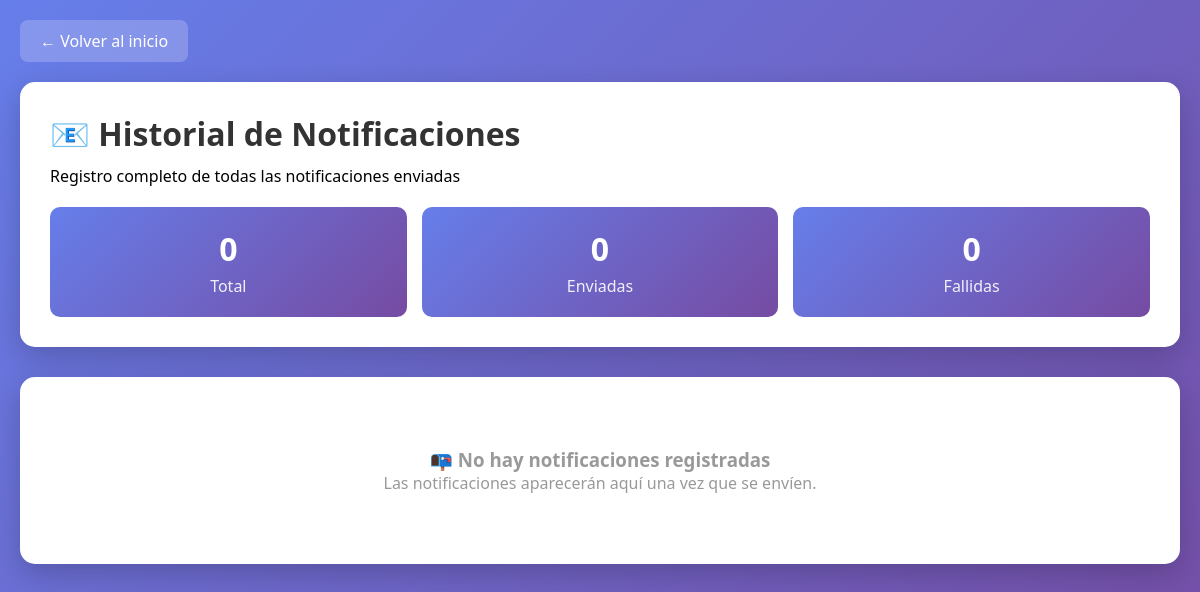
Page /notificaciones/historial/ (signed in) on the earlier database version.
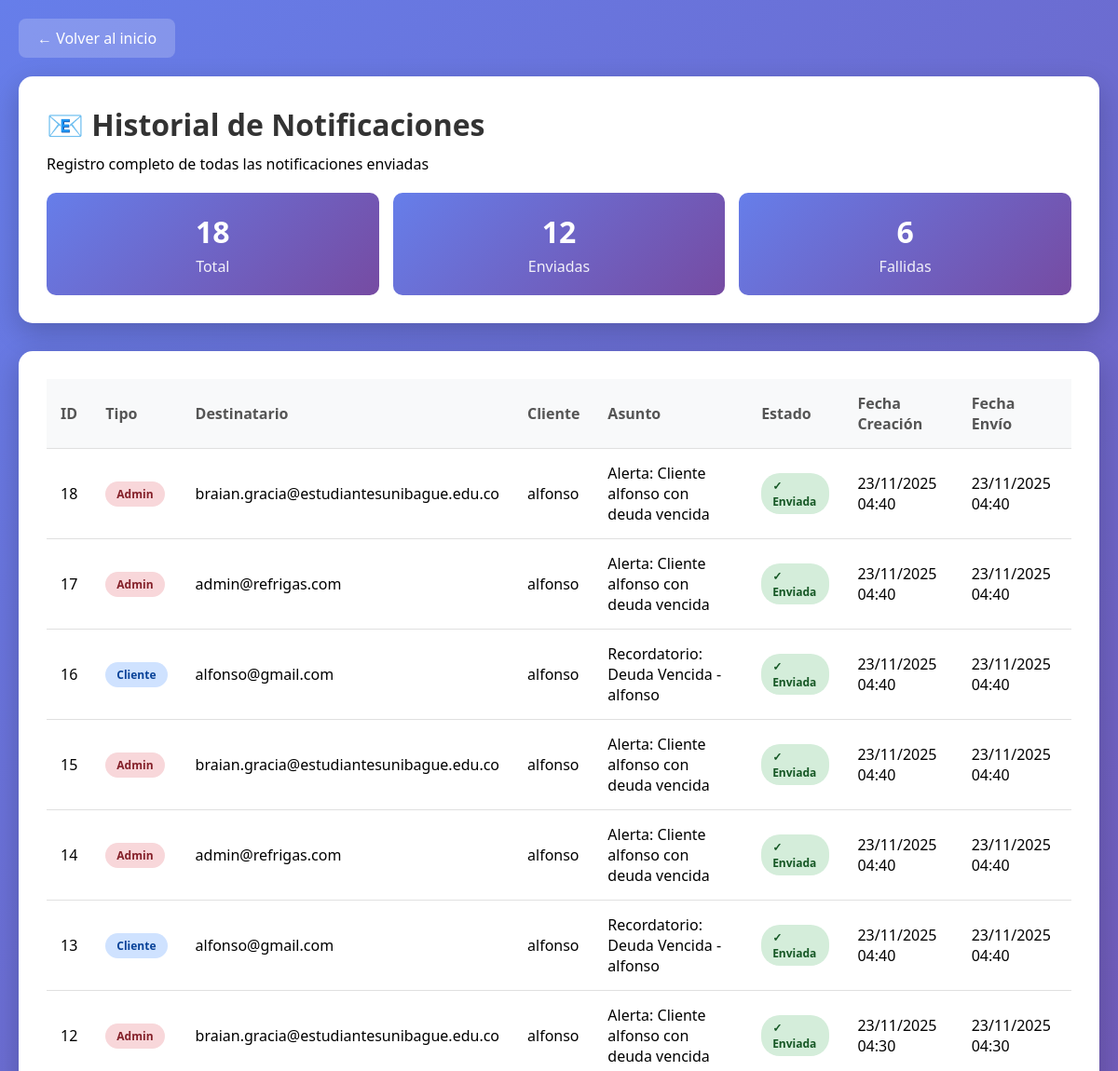
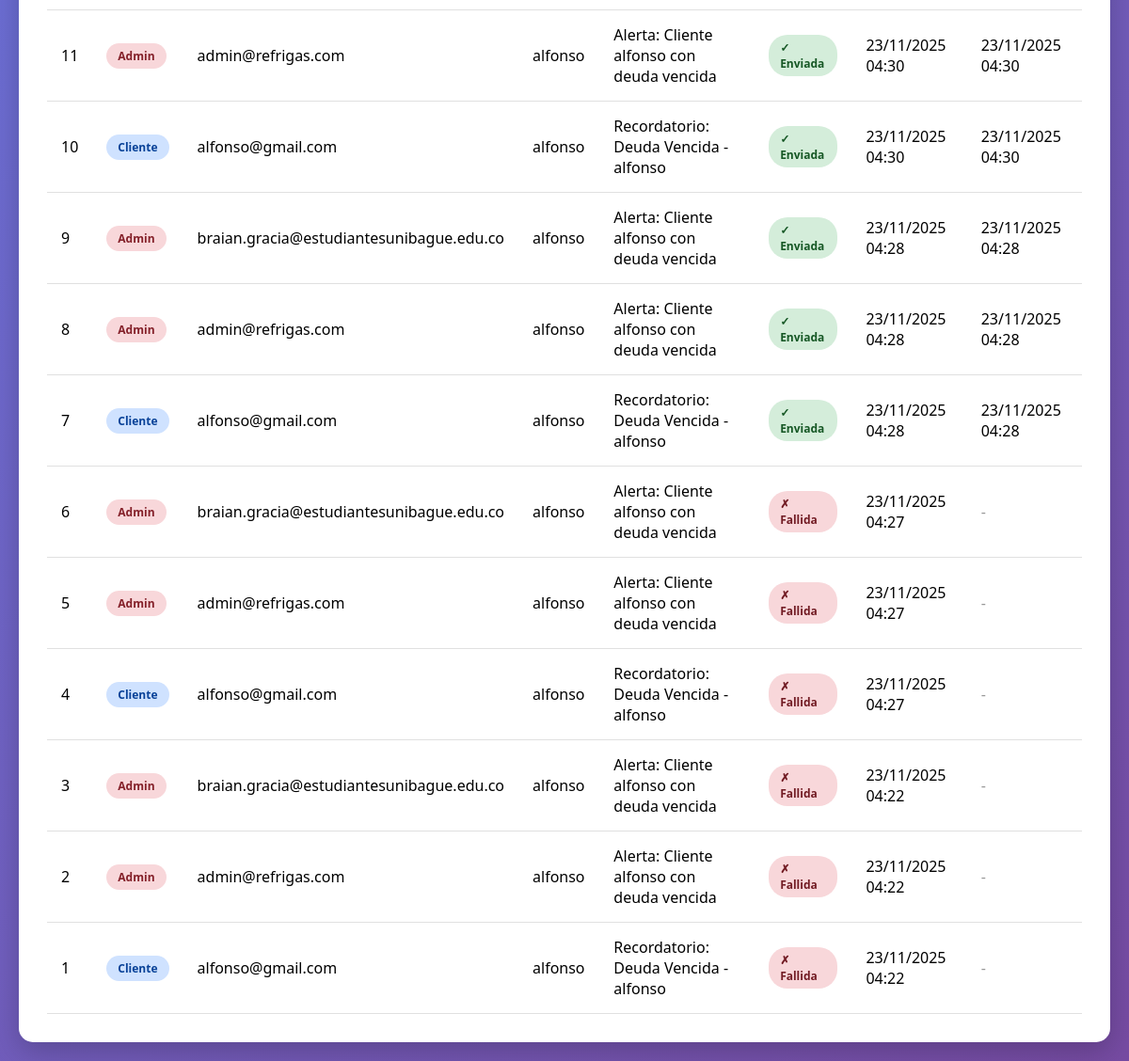
Same page on the later database version (2 pictures, top to bottom).
### notificaciones/models.py (models this page shows, shortened)
class Notificacion(models.Model):
    TIPO_CHOICES = [
        ('DEUDA_VENCIDA_CLIENTE', 'Deuda Vencida - Cliente'),
        ('DEUDA_VENCIDA_ADMIN', 'Deuda Vencida - Administrador'),
        ('RECORDATORIO_PAGO', 'Recordatorio de Pago'),
    ]
    ESTADO_CHOICES = [
        ('PENDIENTE', 'Pendiente'),
        ('ENVIADA', 'Enviada'),
        ('FALLIDA', 'Fallida'),
    ]
    tipo = models.CharField(max_length=30, choices=TIPO_CHOICES)
    destinatario_email = models.EmailField()
    asunto = models.CharField(max_length=200)
    mensaje = models.TextField()
    deuda = models.ForeignKey(Deuda, on_delete=models.CASCADE, null=True, blank=True)
    cliente = models.ForeignKey(Cliente, on_delete=models.CASCADE, null=True, blank=True)
    estado = models.CharField(max_length=10, choices=ESTADO_CHOICES, default='PENDIENTE')
    fecha_creacion = models.DateTimeField(auto_now_add=True)
    fecha_envio = models.DateTimeField(null=True, blank=True)
    error_mensaje = models.TextField(blank=True)
    class Meta:
        ordering = ['-fecha_creacion']
        verbose_name = 'Notificación'
        verbose_name_plural = 'Notificaciones'

### cartera/models.py (models this page shows, shortened)
class Cliente(models.Model):
    nombre = models.CharField(max_length=100)
    correo = models.EmailField(unique=True)
    telefono = models.CharField(max_length=15, blank=True)

### notificaciones/views.py (the view)
# urls.py: path('historial/', views.historial_notificaciones, name='historial'),
@login_required
@user_passes_test(es_staff)
def historial_notificaciones(request):
    notificaciones_completas = Notificacion.objects.select_related('cliente', 'deuda').all()
    total = notificaciones_completas.count()
    enviadas = notificaciones_completas.filter(estado='ENVIADA').count()
    fallidas = notificaciones_completas.filter(estado='FALLIDA').count()
    notificaciones = notificaciones_completas[:100]
    contexto = {
        'notificaciones': notificaciones,
        'total': total,
        'enviadas': enviadas,
        'fallidas': fallidas,
    }
    return render(request, 'notificaciones/historial.html', contexto)

### notificaciones/views.py (called while the page is built)
def es_staff(user):
    return user.is_staff

### templates/notificaciones/historial.html (shortened to what this page needs)
{% load static %}
<!DOCTYPE html>
<html lang="es">
<head>
</head>
<body>
    <div class="container">
        <a href="/" class="back-btn">← Volver al inicio</a>
        <div class="header">
            <h1>📧 Historial de Notificaciones</h1>
            <p>Registro completo de todas las notificaciones enviadas</p>
            <div class="stats">
                <div class="stat-card">
                    <h3>{{ total }}</h3>
                    <p>Total</p>
                </div>
                <div class="stat-card">
                    <h3>{{ enviadas }}</h3>
                    <p>Enviadas</p>
                </div>
                <div class="stat-card">
                    <h3>{{ fallidas }}</h3>
                    <p>Fallidas</p>
                </div>
            </div>
        </div>
        <div class="table-container">
            {% if notificaciones %}
                <table>
                    <thead>
                        <tr>
                            <th>ID</th>
                            <th>Tipo</th>
                            <th>Destinatario</th>
                            <th>Cliente</th>
                            <th>Asunto</th>
                            <th>Estado</th>
                            <th>Fecha Creación</th>
                            <th>Fecha Envío</th>
                        </tr>
                    </thead>
                    <tbody>
                        {% for notif in notificaciones %}
                        <tr>
                            <td>{{ notif.id }}</td>
                            <td>
                                {% if 'CLIENTE' in notif.tipo %}
                                    <span class="badge badge-cliente">Cliente</span>
                                {% else %}
                                    <span class="badge badge-admin">Admin</span>
                                {% endif %}
                            </td>
                            <td>{{ notif.destinatario_email }}</td>
                            <td>{{ notif.cliente.nombre|default:"N/A" }}</td>
                            <td>{{ notif.asunto|truncatewords:8 }}</td>
                            <td>
                                {% if notif.estado == 'ENVIADA' %}
                                    <span class="badge badge-enviada">✓ Enviada</span>
                                {% elif notif.estado == 'PENDIENTE' %}
                                    <span class="badge badge-pendiente">⏳ Pendiente</span>
                                {% else %}
                                    <span class="badge badge-fallida">✗ Fallida</span>
                                {% endif %}
                            </td>
                            <td>{{ notif.fecha_creacion|date:"d/m/Y H:i" }}</td>
                            <td>
                                {% if notif.fecha_envio %}
                                    {{ notif.fecha_envio|date:"d/m/Y H:i" }}
                                {% else %}
                                    <span style="color: #999;">-</span>
                                {% endif %}
                            </td>
                        </tr>
                        {% endfor %}
                    </tbody>
                </table>
            {% else %}
                <div class="no-data">
                    <h3>📭 No hay notificaciones registradas</h3>
                    <p>Las notificaciones aparecerán aquí una vez que se envíen.</p>
                </div>
            {% endif %}
        </div>
    </div>
</body>
</html>

Differences in the rows shown:
added Notificacion: id "18", shows "Admin", destinatario_email "braian.gracia@estudiantesunibague.edu.co", cliente.nombre "alfonso", asunto "Alerta: Cliente alfonso con deuda vencida", estado "✓ Enviada", fecha_creacion "23/11/2025 04:40", fecha_envio "23/11/2025 04:40"
added Notificacion: id "17", shows "Admin", destinatario_email "admin@refrigas.com", cliente.nombre "alfonso", asunto "Alerta: Cliente alfonso con deuda vencida", estado "✓ Enviada", fecha_creacion "23/11/2025 04:40", fecha_envio "23/11/2025 04:40"
added Notificacion: id "16", shows "Cliente", destinatario_email "alfonso@gmail.com", cliente.nombre "alfonso", asunto "Recordatorio: Deuda Vencida - alfonso", estado "✓ Enviada", fecha_creacion "23/11/2025 04:40", fecha_envio "23/11/2025 04:40"
added Notificacion: id "15", shows "Admin", destinatario_email "braian.gracia@estudiantesunibague.edu.co", cliente.nombre "alfonso", asunto "Alerta: Cliente alfonso con deuda vencida", estado "✓ Enviada", fecha_creacion "23/11/2025 04:40", fecha_envio "23/11/2025 04:40"
added Notificacion: id "14", shows "Admin", destinatario_email "admin@refrigas.com", cliente.nombre "alfonso", asunto "Alerta: Cliente alfonso con deuda vencida", estado "✓ Enviada", fecha_creacion "23/11/2025 04:40", fecha_envio "23/11/2025 04:40"
added Notificacion: id "13", shows "Cliente", destinatario_email "alfonso@gmail.com", cliente.nombre "alfonso", asunto "Recordatorio: Deuda Vencida - alfonso", estado "✓ Enviada", fecha_creacion "23/11/2025 04:40", fecha_envio "23/11/2025 04:40"
added Notificacion: id "12", shows "Admin", destinatario_email "braian.gracia@estudiantesunibague.edu.co", cliente.nombre "alfonso", asunto "Alerta: Cliente alfonso con deuda vencida", estado "✓ Enviada", fecha_creacion "23/11/2025 04:30", fecha_envio "23/11/2025 04:30"
added Notificacion: id "11", shows "Admin", destinatario_email "admin@refrigas.com", cliente.nombre "alfonso", asunto "Alerta: Cliente alfonso con deuda vencida", estado "✓ Enviada", fecha_creacion "23/11/2025 04:30", fecha_envio "23/11/2025 04:30"
added Notificacion: id "10", shows "Cliente", destinatario_email "alfonso@gmail.com", cliente.nombre "alfonso", asunto "Recordatorio: Deuda Vencida - alfonso", estado "✓ Enviada", fecha_creacion "23/11/2025 04:30", fecha_envio "23/11/2025 04:30"
added Notificacion: id "9", shows "Admin", destinatario_email "braian.gracia@estudiantesunibague.edu.co", cliente.nombre "alfonso", asunto "Alerta: Cliente alfonso con deuda vencida", estado "✓ Enviada", fecha_creacion "23/11/2025 04:28", fecha_envio "23/11/2025 04:28"
added Notificacion: id "8", shows "Admin", destinatario_email "admin@refrigas.com", cliente.nombre "alfonso", asunto "Alerta: Cliente alfonso con deuda vencida", estado "✓ Enviada", fecha_creacion "23/11/2025 04:28", fecha_envio "23/11/2025 04:28"
added Notificacion: id "7", shows "Cliente", destinatario_email "alfonso@gmail.com", cliente.nombre "alfonso", asunto "Recordatorio: Deuda Vencida - alfonso", estado "✓ Enviada", fecha_creacion "23/11/2025 04:28", fecha_envio "23/11/2025 04:28"
added Notificacion: id "6", shows "Admin", destinatario_email "braian.gracia@estudiantesunibague.edu.co", cliente.nombre "alfonso", asunto "Alerta: Cliente alfonso con deuda vencida", estado "✗ Fallida", fecha_creacion "23/11/2025 04:27"
added Notificacion: id "5", shows "Admin", destinatario_email "admin@refrigas.com", cliente.nombre "alfonso", asunto "Alerta: Cliente alfonso con deuda vencida", estado "✗ Fallida", fecha_creacion "23/11/2025 04:27"
added Notificacion: id "4", shows "Cliente", destinatario_email "alfonso@gmail.com", cliente.nombre "alfonso", asunto "Recordatorio: Deuda Vencida - alfonso", estado "✗ Fallida", fecha_creacion "23/11/2025 04:27"
added Notificacion: id "3", shows "Admin", destinatario_email "braian.gracia@estudiantesunibague.edu.co", cliente.nombre "alfonso", asunto "Alerta: Cliente alfonso con deuda vencida", estado "✗ Fallida", fecha_creacion "23/11/2025 04:22"
added Notificacion: id "2", shows "Admin", destinatario_email "admin@refrigas.com", cliente.nombre "alfonso", asunto "Alerta: Cliente alfonso con deuda vencida", estado "✗ Fallida", fecha_creacion "23/11/2025 04:22"
added Notificacion: id "1", shows "Cliente", destinatario_email "alfonso@gmail.com", cliente.nombre "alfonso", asunto "Recordatorio: Deuda Vencida - alfonso", estado "✗ Fallida", fecha_creacion "23/11/2025 04:22"
Other differences:
{{ total }}: "0" → "18"
{{ enviadas }}: "0" → "12"
{{ fallidas }}: "0" → "6"
text no longer shown: "📭 No hay notificaciones registradas Las notificaciones aparecerán aquí una vez que se envíen."
text now shown: "ID Tipo Destinatario Cliente Asunto Estado Fecha Creación Fecha Envío"
